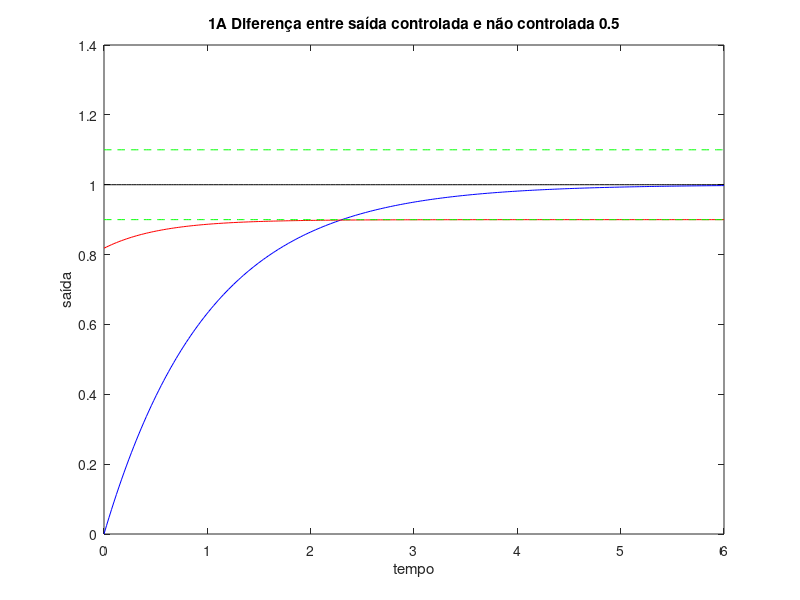
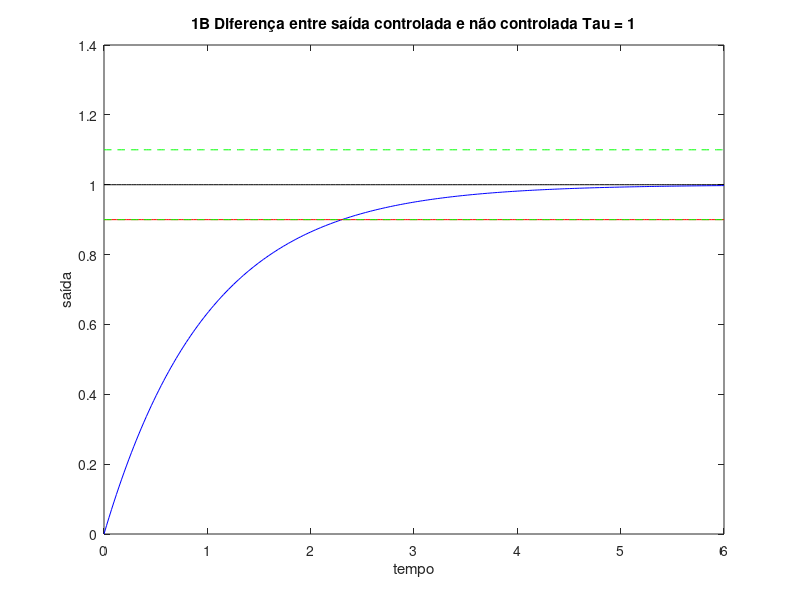
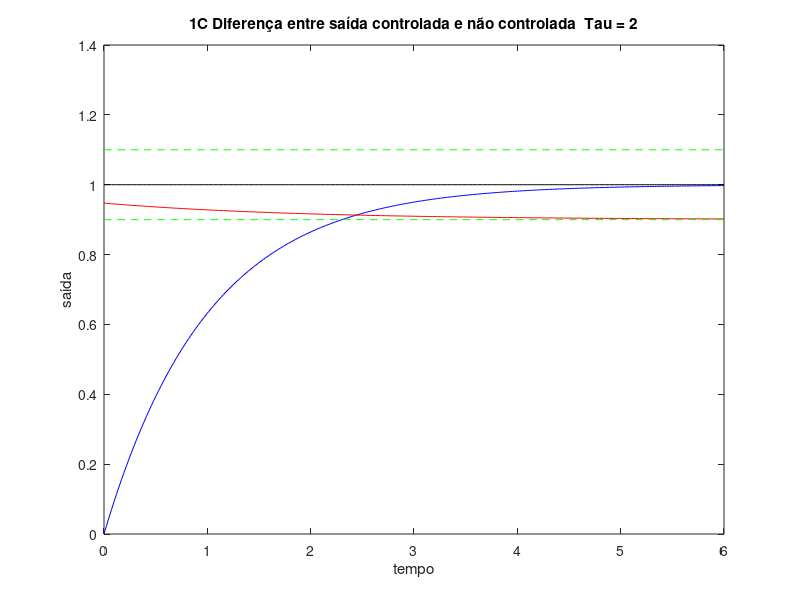
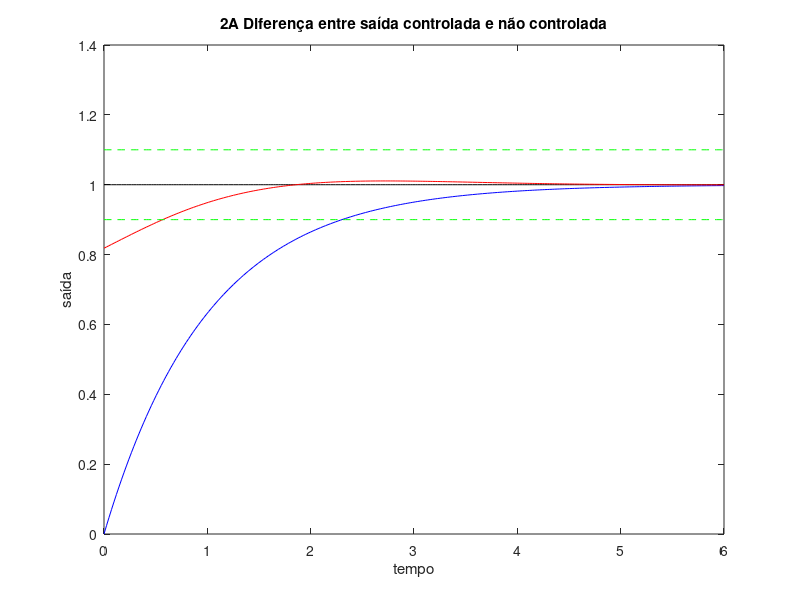

These figures' MATLAB source, in order:
clc
clear
pkg load control

%G = 1 / (S+1)
% Tau = inverso do polo = 1
%%%1))  Controle PD : Gpd = kp(1 + Tds)
% Kp => p/  Ereg = 10%
% a) Td = Tau/2
% b) Td = Tau
% c) td = 2T

%%%2)) Controle PID : GPID = Kp(1 + 1/Tis + Tds)
% Ti = tau
% Kp = Kp
% a) Td = Tau/2
% b) Td = Tau
% c) td = 2T

%%%%%%%%%%%%%%%%%%%%%%%%%%%%%%%%%%%%%%%%%%%%%%%%%%%%%%
% 1.a)
t = linspace(0,6,250);
Td = 0.5;
Kp = 9;
Gp = tf(1,[1 1]);
S = tf('s');
Gc = Kp*(Td*S + 1);
GMA = minreal(Gp*Gc);
GMF = GMA/(1+GMA);
[yp,t]= step(Gp,t);
[y,t] = step(GMF,t);
sp = ones(size(t));
plot(t,sp,'k');
hold on;
plot(t,yp,'b');
plot(t,y,'r');
plot(t,0.90*sp,'g--');
plot(t,1.10*sp,'g--');
title('1A Diferença entre saída controlada e não controlada 0.5')
xlabel('tempo')
ylabel('saída')
clc
clear
%%%%%%%%%%%%%%%%%%%%%%%%%%%%%%%%%%%%%%%%%%%%%%%%%%%%%%
% 1.b)

figure % abre uma nova janela de plotagem
t = linspace(0,6,250);
Td = 1;
Kp = 9;
Gp = tf(1,[1 1]);
S = tf('s');
Gc = Kp*(Td*S + 1);
GMA = minreal(Gp*Gc);
GMF = GMA/(1+GMA);
[yp,t]= step(Gp,t);
[y,t] = step(GMF,t);
sp = ones(size(t));
plot(t,sp,'k');
hold on;
plot(t,yp,'b');
plot(t,y,'r');
plot(t,0.90*sp,'g--');
plot(t,1.10*sp,'g--');
title('1B Diferença entre saída controlada e não controlada Tau = 1')
xlabel('tempo')
ylabel('saída')
clc
clear
%%%%%%%%%%%%%%%%%%%%%%%%%%%%%%%%%%%%%%%%%%%%%%%%%%%%%%
% 1.c)
figure % abre uma nova janela de plotagem
t = linspace(0,6,250);
Td = 2;
Kp = 9;
Gp = tf(1,[1 1]);
S = tf('s');
Gc = Kp*(Td*S + 1);
GMA = minreal(Gp*Gc);
GMF = GMA/(1+GMA);
[yp,t]= step(Gp,t);
[y,t] = step(GMF,t);
sp = ones(size(t));
plot(t,sp,'k');
hold on;
plot(t,yp,'b');
plot(t,y,'r');
plot(t,0.90*sp,'g--');
plot(t,1.10*sp,'g--');
title('1C Diferença entre saída controlada e não controlada  Tau = 2')
xlabel('tempo')
ylabel('saída')
clc
clear
%%%%%%%%%%%%%%%%%%%%%%%%%%%%%%%%%%%%%%%%%%%%%%%%%%%%%%
% 2.a)
figure % abre uma nova janela de plotagem
t = linspace(0,6,250);
Td = 0.5;
Ti = 1; %Tau
Kp = 9;
Gp = tf(1,[1 1]);
S = tf('s');
Gc = Kp*(Td*S + 1 + (1/(Ti*S)));
GMA = minreal(Gp*Gc);
GMF = GMA/(1+GMA);
[yp,t]= step(Gp,t);
[y,t] = step(GMF,t);
sp = ones(size(t));
plot(t,sp,'k');
hold on;
plot(t,yp,'b');
plot(t,y,'r');
plot(t,0.90*sp,'g--');
plot(t,1.10*sp,'g--');
title('2A Diferença entre saída controlada e não controlada');
xlabel('tempo');
ylabel('saída');
clc
clear

%%%%%%%%%%%%%%%%%%%%%%%%%%%%%%%%%%%%%%%%%%%%%%%%%%%%%%
% 2.b)
figure % abre uma nova janela de plotagem
t = linspace(0,6,250);
Td = 1;%Tau
Ti = 1; %Tau
Kp = 9;
Gp = tf(1,[1 1]);
S = tf('s');
Gc = Kp*(Td*S + 1 + (1/(Ti*S)));
GMA = minreal(Gp*Gc);
GMF = GMA/(1+GMA);
[yp,t]= step(Gp,t);
[y,t] = step(GMF,t);
sp = ones(size(t));
plot(t,sp,'k');
hold on;
plot(t,yp,'b');
plot(t,y,'r');
plot(t,0.90*sp,'g--');
plot(t,1.10*sp,'g--');
title('2B Diferença entre saída controlada e não controlada');
xlabel('tempo');
ylabel('saída');
clc
clear
%%%%%%%%%%%%%%%%%%%%%%%%%%%%%%%%%%%%%%%%%%%%%%%%%%%%%%
% 2.c)
figure % abre uma nova janela de plotagem
t = linspace(0,6,250);
Td = 1;%Tau
Ti = 2; %Tau
Kp = 9;
Gp = tf(1,[1 1]);
S = tf('s');
Gc = Kp*(Td*S + 1 + (1/(Ti*S)));
GMA = minreal(Gp*Gc);
GMF = GMA/(1+GMA);
[yp,t]= step(Gp,t);
[y,t] = step(GMF,t);
sp = ones(size(t));
plot(t,sp,'k');
hold on;
plot(t,yp,'b');
plot(t,y,'r');
plot(t,0.90*sp,'g--');
plot(t,1.10*sp,'g--');
title('2C Diferença entre saída controlada e não controlada');
xlabel('tempo');
ylabel('saída');
clc
clear
